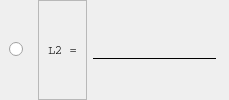
                                 <widget class="QFrame" name="frame_15">
                                  <property name="frameShape">
                                   <enum>QFrame::NoFrame</enum>
                                  </property>
                                  <property name="frameShadow">
                                   <enum>QFrame::Plain</enum>
                                  </property>
                                  <layout class="QHBoxLayout" name="horizontalLayout_8">
                                   <property name="spacing">
                                    <number>6</number>
                                   </property>
                                   <property name="leftMargin">
                                    <number>0</number>
                                   </property>
                                   <property name="topMargin">
                                    <number>0</number>
                                   </property>
                                   <property name="rightMargin">
                                    <number>0</number>
                                   </property>
                                   <property name="bottomMargin">
                                    <number>0</number>
                                   </property>
                                   <item>
                                    <widget class="QFrame" name="frame_23">
                                     <property name="frameShape">
                                      <enum>QFrame::NoFrame</enum>
                                     </property>
                                     <property name="frameShadow">
                                      <enum>QFrame::Plain</enum>
                                     </property>
                                     <layout class="QVBoxLayout" name="verticalLayout_11">
                                      <item>
                                       <widget class="QRadioButton" name="radioButton_2">
                                        <property name="text">
                                         <string/>
                                        </property>
                                       </widget>
                                      </item>
                                     </layout>
                                    </widget>
                                   </item>
                                   <item>
                                    <widget class="QFrame" name="frame_24">
                                     <property name="frameShape">
                                      <enum>QFrame::StyledPanel</enum>
                                     </property>
                                     <property name="frameShadow">
                                      <enum>QFrame::Raised</enum>
                                     </property>
                                     <layout class="QVBoxLayout" name="verticalLayout_12">
                                      <item>
                                       <widget class="QLabel" name="label_4">
                                        <property name="font">
                                         <font>
                                          <family>Courier</family>
                                         </font>
                                        </property>
                                        <property name="text">
                                         <string>L2 =</string>
                                        </property>
                                       </widget>
                                      </item>
                                     </layout>
                                    </widget>
                                   </item>
                                   <item>
                                    <widget class="QFrame" name="frame_25">
                                     <property name="frameShape">
                                      <enum>QFrame::NoFrame</enum>
                                     </property>
                                     <property name="frameShadow">
                                      <enum>QFrame::Plain</enum>
                                     </property>
                                     <layout class="QVBoxLayout" name="verticalLayout_13">
                                      <property name="spacing">
                                       <number>0</number>
                                      </property>
                                      <property name="leftMargin">
                                       <number>0</number>
                                      </property>
                                      <property name="topMargin">
                                       <number>0</number>
                                      </property>
                                      <property name="rightMargin">
                                       <number>0</number>
                                      </property>
                                      <property name="bottomMargin">
                                       <number>0</number>
                                      </property>
                                      <item>
                                       <widget class="QLineEdit" name="CR_L2">
                                        <property name="styleSheet">
                                         <string notr="true">QLineEdit{
	border:transparent;
	background: transparent;
	border-bottom: 1px solid black;
	font: 14px;

}


QLineEdit:down-arrow {
    image: url(resources/arrow.png);
	width: 14px;
	height: 14px;
}

QLineEdit QAbstractItemView {

    border: 2px solid darkgray;
    selection-background-color: rgb(174, 255, 193);
	selection-color: black;
	background-color: white;

}</string>
                                        </property>
                                       </widget>
                                      </item>
                                     </layout>
                                    </widget>
                                   </item>
                                   <item>
                                    <widget class="QFrame" name="frame_32">
                                     <property name="minimumSize">
                                      <size>
                                       <width>0</width>
                                       <height>0</height>
                                      </size>
                                     </property>
                                     <property name="maximumSize">
                                      <size>
                                       <width>15</width>
                                       <height>15</height>
                                      </size>
                                     </property>
                                     <property name="frameShape">
                                      <enum>QFrame::NoFrame</enum>
                                     </property>
                                     <property name="frameShadow">
                                      <enum>QFrame::Plain</enum>
                                     </property>
                                     <layout class="QVBoxLayout" name="verticalLayout_21">
                                      <property name="spacing">
                                       <number>0</number>
                                      </property>
                                      <property name="leftMargin">
                                       <number>0</number>
                                      </property>
                                      <property name="topMargin">
                                       <number>0</number>
                                      </property>
                                      <property name="rightMargin">
                                       <number>0</number>
                                      </property>
                                      <property name="bottomMargin">
                                       <number>0</number>
                                      </property>
                                      <item>
                                       <widget class="QLabel" name="label_9">
                                        <property name="styleSheet">
                                         <string notr="true">border: transparent;</string>
                                        </property>
                                        <property name="text">
                                         <string/>
                                        </property>
                                        <property name="pixmap">
                                         <pixmap>resources/omega.png</pixmap>
                                        </property>
                                        <property name="scaledContents">
                                         <bool>true</bool>
                                        </property>
                                       </widget>
                                      </item>
                                     </layout>
                                    </widget>
                                   </item>
                                  </layout>
                                 </widget>
